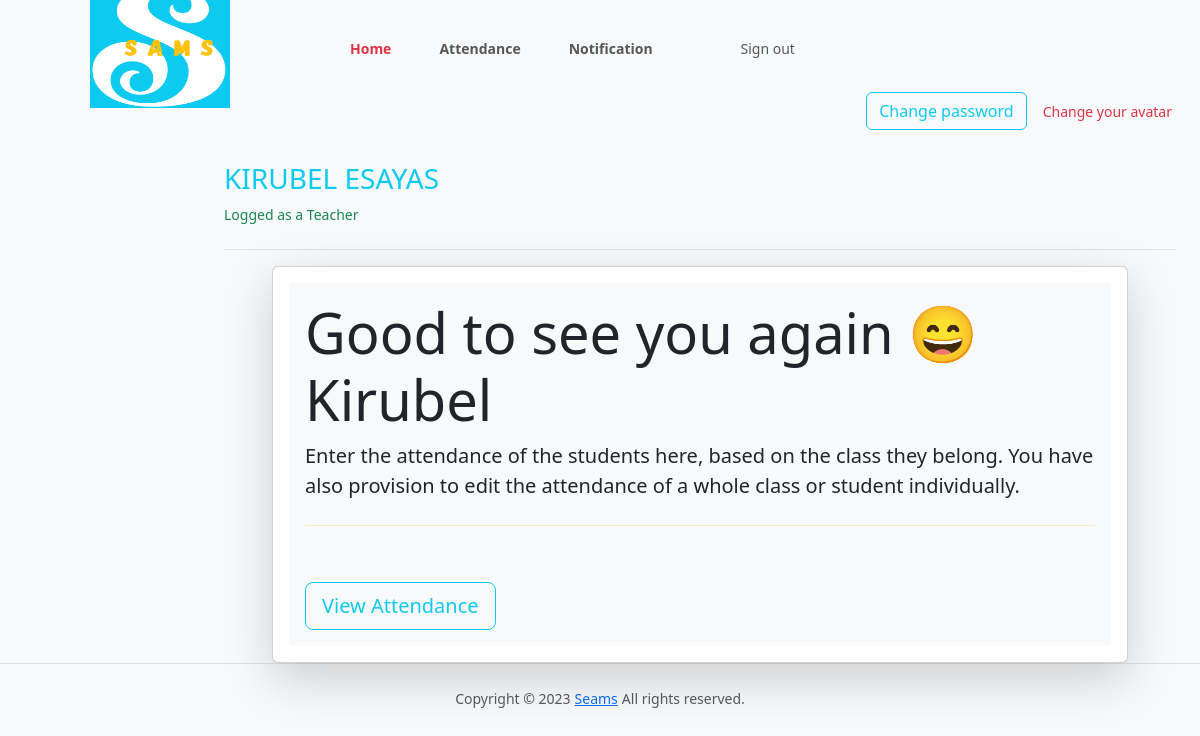
Screenshot of /teacher/ (signed in) with the database file from the repository.
### samsApp/models.py (models this page shows, shortened)
class User(AbstractBaseUser, PermissionsMixin):
    email = models.EmailField(unique=True)
    first_name = models.CharField(max_length=30)
    last_name = models.CharField(max_length=30)
    is_active = models.BooleanField(default=True)
    is_teacher = models.BooleanField(default=False)
    is_student = models.BooleanField(default=False)
    is_admin = models.BooleanField(default=False)
    approved = models.BooleanField(_('Approved'), default = False)
    is_staff = models.BooleanField(default=False)
    is_superuser = models.BooleanField(default=False)
    objects = UserManager()
    USERNAME_FIELD = 'email'
    REQUIRED_FIELDS = ['first_name', 'last_name']

### samsApp/views.py (the view)
# urls.py: path('teacher/',views.teacher_view,name='teacher_home_url'),
@login_required()
def teacher_view(request):
    return render(request, 'teacher_home.html')

### samsApp/templates/teacher_home.html (shortened to what this page needs)
{% load static %}
{% load avatar_tags %}
{% include "header.html" %}
{% if request.user.is_authenticated %}
  {% if request.user.is_teacher %}
{% include "teacher_header.html" %}
<div class="container-fluid" style="margin-top: -40px;">
  <div class="row my-3">
    <div class="col d-flex justify-content-end">
      <div class="align-self-center"><a class="btn btn-outline-info" role="button" href="{% url 'change_password' %}">Change password</a></div>
      <div class="align-self-center mx-3  text-danger">Change your avatar</div>
    </div>
  </div>
  <div class="row">
    <div class="col d-flex justify-content-lg-end justify-content-md-end ">
    </div>
      <main class="col-md-9 ms-sm-auto col-lg-10 px-md-4">
        <div class="pt-3 pb-2 mb-3 border-bottom">
          <h1 class="h3 text-info text-uppercase">{{ request.user.first_name }} {{request.user.last_name}}</h1>
          <p class=" text-small text-success" >Logged as a Teacher</p>
        </div>
        <div class="card mx-5 shadow-lg">
          <div class="card-body ">
            <div class="bg-light rounded-lg p-3 ">
              <h1 class="display-4 fw-700 f">Good to see you again &#128516; {{ request.user.first_name }}</h1>
                            <p class="lead text-darks ">Enter the attendance of the students here, based on the class they belong. You have also provision to edit the attendance of a whole class or student individually.</p>
                            <hr class="my-4 border-warning py-3">
                            <a class="btn btn-outline-info btn-lg" role="button" href="{% url 't_clas_url' request.user.teacher.id %}"> View Attendance</a>
            </div>
          </div>
        </div>
      </main>
  </div>
</div>
  {% else %}
  <p>You're not allowed  in this page - <a href={% url 'login_url' %}>login</a>?</p>
  {% endif %}
  {% else %}
  <p>You're already logged in. Would you like to <a href={% url login_url %}>login</a>?</p>
  {% endif %}
{% include "footer.html" %}

### samsApp/static/styles.css (style rules this page uses)
body { font-size: .875rem; }

### rows the page displays
User: user.first_name "KIRUBEL", user.last_name "ESAYAS", user.first_name "Kirubel"
